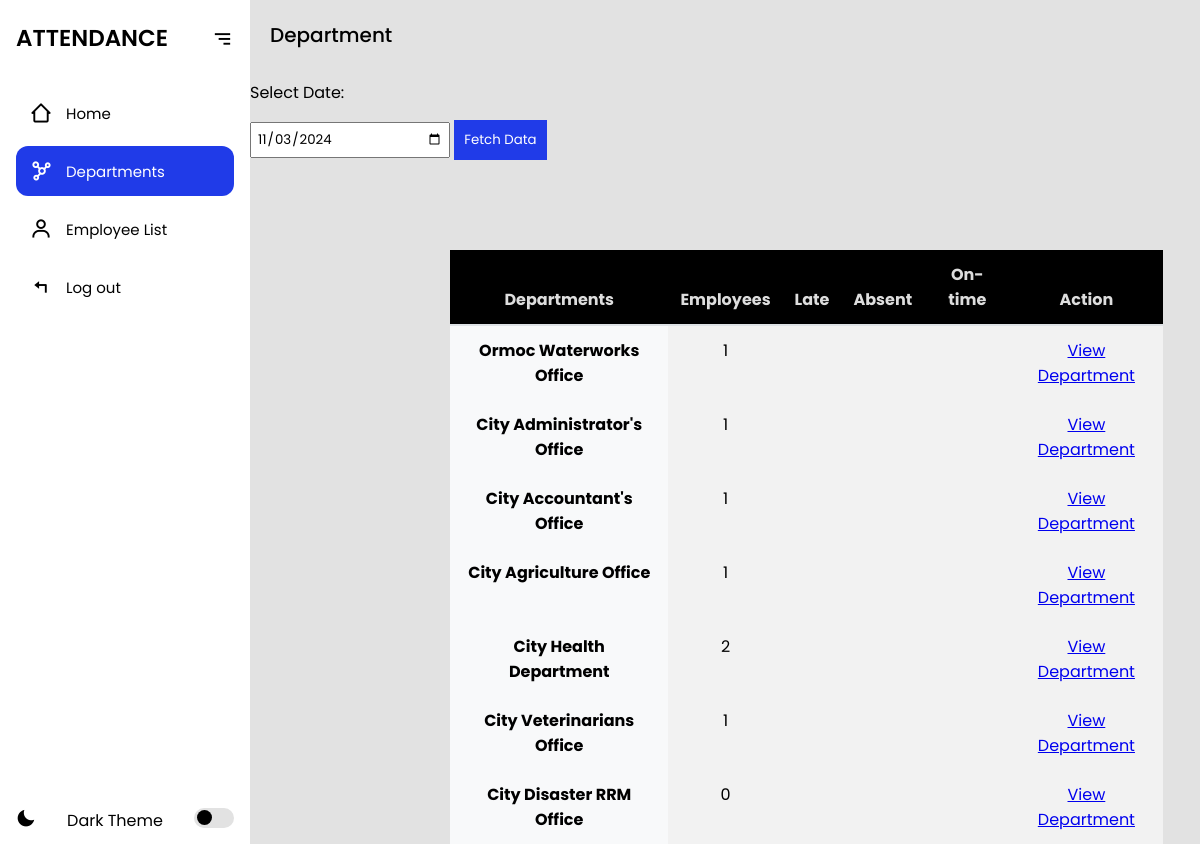
/departments/ (signed in), run on an earlier commit of the app's database.
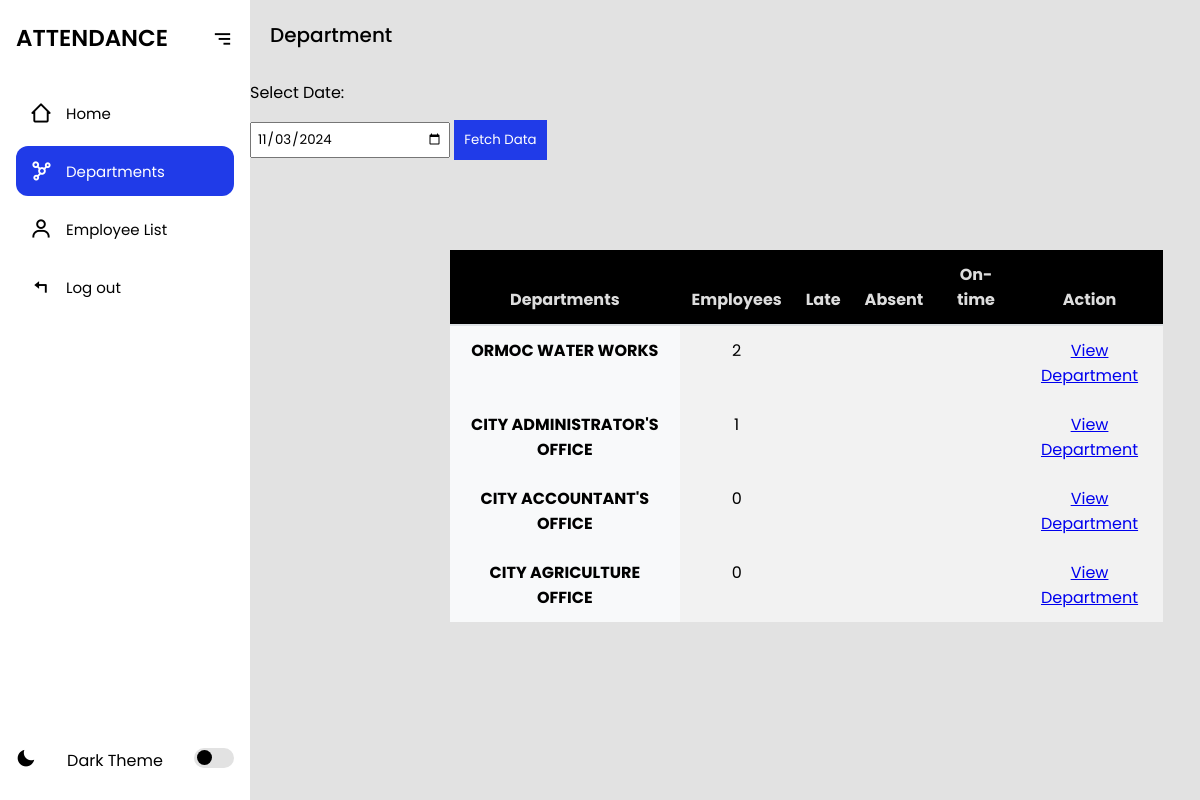
And on a later commit of the database.
### myapp/models.py (models this page shows, shortened)
class Department(models.Model):
    name = models.CharField(max_length=100)

### myapp/views.py (the view)
# urls.py: path('departments/', views.departments, name='departments'),
@login_required
def departments(request):
    selected_date = get_selected_date(request)
    departments = Department.objects.annotate(
        late_count=Count('employees', filter=Q(employees__attendance__arrival_status='late', employees__attendance__date=selected_date)),
        absent_count=Count('employees', filter=Q(employees__attendance__arrival_status='absent', employees__attendance__date=selected_date)),
        on_time_count=Count('employees', filter=Q(employees__attendance__arrival_status='ontime', employees__attendance__date=selected_date))
    )
    context = {
        "departments": departments,
        "default_date": selected_date,
    }
    return render(request, 'departments.html', context)

### myapp/views.py (called while the page is built)
def get_selected_date(request):
    date_str = request.GET.get('date', timezone.now().date().isoformat())
    return timezone.datetime.fromisoformat(date_str).date()

### myapp/templates/departments.html (shortened to what this page needs)
{% extends 'index.html' %}
{% block content %}
<section class="home">
    <p>Department</p>
    <form method="get" action="{% url 'departments' %}">
        <div>
            <label for="date">Select Date:</label>
            <input type="date" id="date" name="date" class="date-input" value="{{ default_date }}">
            <button type="submit">Fetch Data</button>
        </div>
    </form>
    <table class="table">
        <thead>
            <tr>
                <th scope="col">Departments</th>
                <th scope="col">Employees</th>
                <th scope="col">Late</th>
                <th scope="col">Absent</th>
                <th scope="col">On-time</th>
                <th scope="col">Action</th>
            </tr>
        </thead>
        <tbody>
            {% for department in departments %}
            <tr>
                <th scope="row">{{ department.name }}</th>
                <td>{{ department.employees.count }}</td>
                <td>{% if department.late_count > 0 %}{{ department.late_count }}{% else %} {% endif %}</td>
                <td>{% if department.absent_count > 0 %}{{ department.absent_count }}{% else %} {% endif %}</td>
                <td>{% if department.on_time_count > 0 %}{{ department.on_time_count }}{% else %} {% endif %}</td>
                <td>
                    <a href="{% url 'viewdepartment' department.id %}?date={{ default_date|date:'Y-m-d' }}">View Department</a>
                </td>
            </tr>
            {% empty %}
            <tr>
                <td colspan="6">No departments available</td>
            </tr>
            {% endfor %}
        </tbody>
    </table>
</section>
{% endblock %}

### myapp/templates/index.html (shortened to what this page needs)
<!DOCTYPE html>
<html lang="en">
  <head>
    {% load static %}
    <link rel="stylesheet" href="{% static 'css/styles.css' %}">
    <link
      href="https://unpkg.com/boxicons@2.1.4/css/boxicons.min.css"
      rel="stylesheet"
    />
  </head>
  <body>
    <section class="sidebar">
      <div class="nav-header">
        <p class="logo"> ATTENDANCE</p>
        <i class="bx bx-menu btn-menu"></i>
      </div>
      <ul class="nav-links">
        {% url 'admin_dashboard' as admin_dashboard_url %}
        {% url 'departments' as departments_url %}
        {% url 'employeelist' as employeelist_url %}
        {% url 'logout' as logout_url %}
        <li class="{% if request.path == admin_dashboard_url %}active{% endif %}">
            <a href="{{ admin_dashboard_url }}">
                <i class="bx bx-home-alt-2"></i>
                <span class="title">Home</span>
            </a>
        </li>
        <li class="{% if request.path == departments_url %}active{% endif %}">
            <a href="{{ departments_url }}">
                <i class="bx bx-network-chart"></i>
                <span class="title">Departments</span>
            </a>
        </li>
        <li class="{% if request.path == employeelist_url %}active{% endif %}">
            <a href="{{ employeelist_url }}">
                <i class="bx bx-user"></i>
                <span class="title">Employee List</span>
            </a>
        </li>
        <li class="{% if request.path == logout_url %}active{% endif %}">
            <a href="{{ logout_url }}">
                <i class="bx bx-reply"></i>
                <span class="title">Log out</span>
            </a>
        </li>
      </ul>
       <div class="theme-wrapper">
        <i class="bx bxs-moon theme-icon"></i>
        <p>Dark Theme</p>
        <div class="theme-btn">
          <span class="theme-ball"></span>
        </div>
      </div>
    </section>
    {% block content %}
    {% endblock %}
  </body>
</html>

### myapp/static/css/styles.css (style rules this page uses)
* { margin: 0; padding: 0; box-sizing: border-box; font-family: "Poppins", sans-serif; --color-hover: rgb(32, 59, 232); --transition: all 0.2s ease; }
:root { --color-white: #fff; --color-black: #000; --color-bg: #e2e2e2; }
.sidebar { position: fixed; top: 0; left: 0; z-index: 100; width: 78px; height: 100%; background: var(--color-white); padding: 8px 16px; transition: var(--transition); }
.sidebar.expand { width: 250px; transition: var(--transition); }
.nav-header { height: 60px; display: flex; align-items: center; position: relative; }
.nav-header .logo { color: var(--color-black); font-size: 23px; font-weight: 600; opacity: 0; transition: var(--transition); }
.sidebar.expand .nav-header .logo { opacity: 1; transition: var(--transition); }
.nav-header .btn-menu { position: absolute; color: var(--color-black); top: 50%; right: 0; transform: translateY(-50%); font-size: 23px; cursor: pointer; margin-right: 10px; }
.nav-links li.active a { background: var(--color-hover); }
.nav-links li.active i { color: var(--color-white); }
.nav-links li.active a .title { color: var(--color-white); }
.sidebar.expand .nav-header .btn-menu { margin-right: 0; }
.nav-links { margin-top: 20px; height: 100%; }
.nav-links li { position: relative; margin: 8px 0; list-style: none; }
.nav-links i { color: var(--color-black); height: 50px; min-width: 50px; font-size: 23px; text-align: center; line-height: 50px; }
.nav-links li a { display: flex; height: 100%; width: 100%; border-radius: 12px; align-items: center; text-decoration: none; background: var(--color-white); }
.nav-links li a .title { color: var(--color-black); font-size: 15px; font-weight: 400; white-space: nowrap; display: none; transition: var(--transition); }
.sidebar.expand .nav-links li a .title { display: block; transition: var(--transition); }
.theme-wrapper { position: fixed; bottom: 0; display: flex; justify-content: space-between; height: 60px; width: 250px; left: 0; padding: 8px 16px; }
.theme-wrapper .theme-icon { font-size: 20px; color: var(--color-black); display: none; transition: var(--transition); }
.sidebar.expand .theme-wrapper .theme-icon { display: block; }
.theme-wrapper p { font-size: 16px; color: var(--color-black); font-weight: 400; display: none; transition: var(--transition); }
.sidebar.expand .theme-wrapper p { display: block; }
.theme-wrapper .theme-btn { width: 40px; height: 20px; background: var(--color-bg); border-radius: 30px; position: relative; cursor: pointer; }
.theme-wrapper .theme-btn .theme-ball { position: absolute; width: 15px; height: 15px; background: var(--color-black); border-radius: 50%; top: 2px; left: 3px; transition: var(--transition); }
.home { position: relative; top: 0; left: 78px; width: calc(100% - 78px); min-height: 100vh; background: var(--color-bg); z-index: 6; transition: var(--transition); }
.sidebar.expand ~ .home { left: 250px; width: calc(100% - 250px); transition: var(--transition); }
.home p { font-size: 20px; font-weight: 500; color: var(--color-black); display: inline-block; margin: 20px; white-space: nowrap; }
label { display: block; margin-top: 10px; }
input, select { width: 100%; padding: 8px; margin-top: 5px; }
button { margin-top: 15px; padding: 10px; background-color: rgb(32, 59, 232); color: white; border: none; cursor: pointer; }
.table { width: 75%; max-width: 100%; margin-bottom: 1rem; background-color: transparent; border-collapse: collapse; margin-left: 200px; margin-top: 90px; }
.table th, .table td { padding: 0.75rem; vertical-align: top; border: px solid #000000; }
.table thead th { vertical-align: bottom; border-bottom: 2px solid #dee2e6; background-color: #000000; text-align: left; color: #ddd; text-align: center; }
.table th { font-weight: bold; background-color: #f8f9fa; }
.table tr:nth-child(even) { background-color: #f2f2f2; }
.table tr:nth-child(odd) { background-color: #f2f2f2; }
.table td { text-align: center; }
.table th[scope="row"] { background-color: #f8f9fa; text-align: center; }

### myapp/templates/departments.html (style rules this page uses)
.date-input { width: 200px; padding: 5px; margin-top: 10px; }

What changed in the data, as far as the page shows it:
removed Department: name "City Health Department", employees.count "2"
removed Department: name "City Veterinarians Office", employees.count "1"
removed Department: name "City Disaster RRM Office", employees.count "0"
changed Department: name "Ormoc Waterworks Office" → "ORMOC WATER WORKS"; employees.count "1" → "2"
changed Department: name "City Administrator's Office" → "CITY ADMINISTRATOR'S OFFICE"
changed Department: name "City Accountant's Office" → "CITY ACCOUNTANT'S OFFICE"; employees.count "1" → "0"
changed Department: name "City Agriculture Office" → "CITY AGRICULTURE OFFICE"; employees.count "1" → "0"
